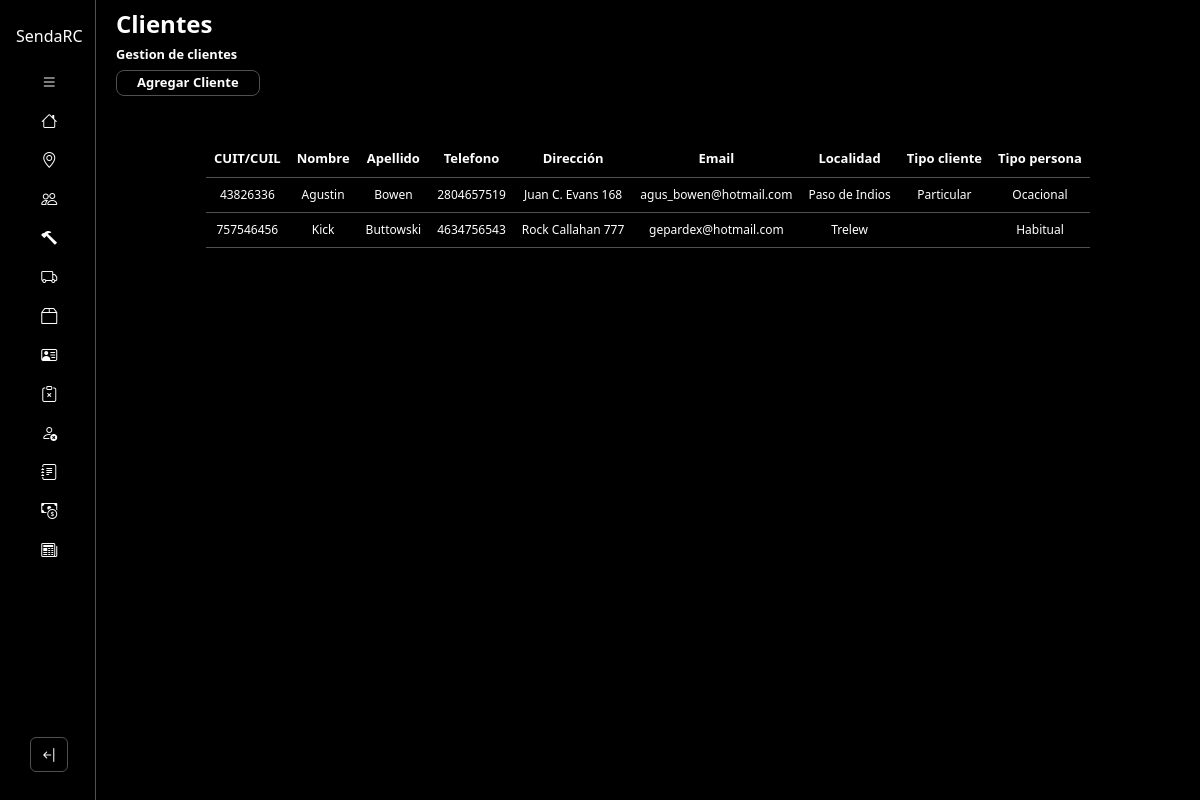
Page /gestionClientes/ on the earlier database version.
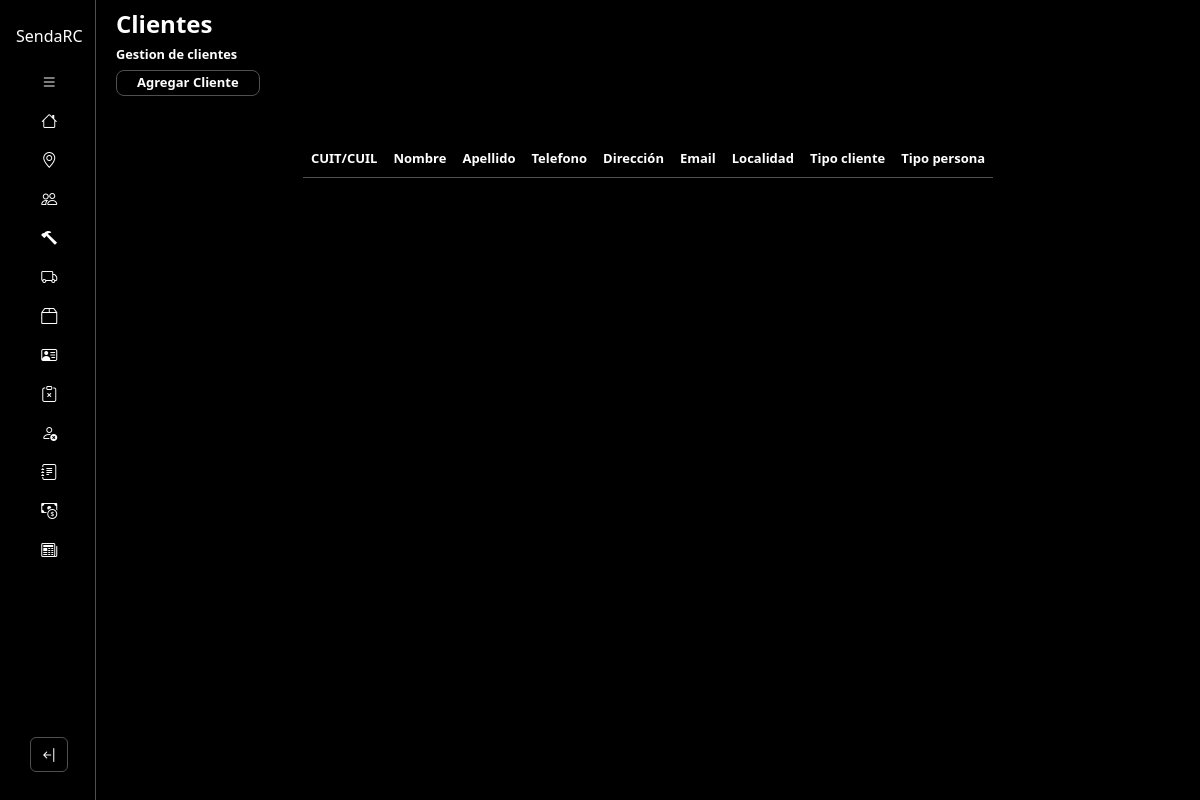
Same page on the later database version.
### core/models.py (models this page shows)
class Cliente(models.Model):
    TIPO = {
        (1, 'Ocacional'),
        (2, 'Habitual'),
    }
    TIPOPERSONA = {
        (1, 'Particular'),
        (2, 'Juridico')
    }
    nombre = models.CharField(max_length=50)
    apellido = models.CharField(max_length=50)
    direccion = models.CharField(max_length=50,default=' ')
    tipo = models.PositiveIntegerField(choices=TIPO)
    tipoPersona = models.PositiveIntegerField(choices=TIPO)
    cuil = models.IntegerField()
    telefono = models.IntegerField()
    email = models.EmailField(max_length=254)
    localidad = models.ForeignKey(Localidad, on_delete=models.DO_NOTHING)

class Localidad(models.Model):
    cp = models.IntegerField()
    nombre = models.CharField(max_length=100)

### core/views.py (the view)
# urls.py: path('gestionClientes/', gestionClientes, name = 'gestionClientes'),
def gestionClientes(request):
    clientes = Cliente.objects.all()
    return render(request, 'cliente/gestionClientes.html', {'clientes': clientes})

### core/templates/cliente/gestionClientes.html (shortened to what this page needs)
{% extends 'layouts/baseGestion.html' %}
{% load static %}
{% block title%}
    <h1>Clientes</h1>
    <h2>Gestion de clientes</h2>
    <a href="{% url 'altaCliente' %}" class="btn-agregarEntidad">Agregar Cliente</a>
{% endblock %}
{% block listado%}
    <div class="table-responsive rounded">
        <table class="table table-dark">
            <thead>
                <tr>
                    <th scope="col">CUIT/CUIL</th>
                    <th scope="col">Nombre</th>
                    <th scope="col">Apellido</th>
                    <th scope="col">Telefono</th>
                    <th scope="col">Dirección</th>
                    <th scope="col">Email</th>
                    <th scope="col">Localidad</th>
                    <th scope="col">Tipo cliente</th>
                    <th scope="col">Tipo persona</th>
                </tr>
                </thead>
            <tbody>
                {% for cliente in clientes %}
                    <tr class="fila-tabla">
                        <td scope="row">{{ cliente.cuil }}</td>
                        <td scope="row">{{ cliente.nombre }}</td>
                        <td scope="row">{{ cliente.apellido }}</td>
                        <td scope="row">{{ cliente.telefono }}</td>
                        <td scope="row">{{ cliente.direccion }}</td>
                        <td scope="row">{{ cliente.email }}</td>
                        <td scope="row">{{ cliente.localidad.nombre }}</td>
                        <td scope="row">{{ cliente.tipo }}</td>
                        <td scope="row">{{ cliente.tipoPersona }}</td>
                    </tr>
                {% endfor %}
            </tbody>
        </table>
    </div>
{% endblock %}

### SendaRC/templates/layouts/baseGestion.html (shortened to what this page needs)
{% extends 'layouts/baseInicio.html' %}
{% load static %}
{% block extracss %}
    <link href="{% static 'css/baseGestion.css' %}" rel="stylesheet"/>
{% endblock %}
{% block seccion-main %}
        <div class="seccion-cabecera">
            {% block title %}
            {% endblock %}
        </div>
        <div class="secccion-listado">
            {% block listado %}
            {% endblock %}
        </div>
{% endblock %}

### SendaRC/templates/layouts/baseInicio.html
{% extends 'layouts/base.html' %}
{% load static %}
{% block css %}
    <link href="{% static 'css/baseInicio.css' %}" rel="stylesheet" />
    {% block extracss %}{% endblock %}
{% endblock %}
{% block container %}
<main class="container-main">
    <aside class="nav-container">
        <nav class="navbar d-flex flex-column flex-shrink-0 bg-body-tertiary">
            <a href="/" class="d-block p-3 link-body-emphasis text-decoration-none" data-bs-toggle="tooltip"
                data-bs-placement="right" data-bs-original-title="Icon-only">
                <span class="icono-sendaRC">SendaRC</span>
            </a>
            <ul class="list-navbar nav nav-pills nav-flush flex-column mb-auto text-center">
                <li class="nav-item">
                    <a href="#" class="nav-link py-3 rounded-2" aria-current="page" data-bs-toggle="tooltip"
                        data-bs-placement="right" aria-label="open-bar" data-bs-original-title="open-bar">
                        <i class="bi bi-list"></i>
                    </a>
                </li>
                <li class="nav-item">
                    <a href="{% url 'home' %}" class="nav-link py-3 rounded-2" aria-current="page" data-bs-toggle="tooltip"
                        data-bs-placement="right" aria-label="Home" data-bs-original-title="Home">
                        <i class="bi bi-house"></i>
                    </a>
                </li>
                <li class="nav-item">
                    <a href="#" class="nav-link py-3 rounded-2" aria-current="page" data-bs-toggle="tooltip"
                        data-bs-placement="right" aria-label="Localidades" data-bs-original-title="Localidades">
                        <i class="bi bi-geo-alt"></i>
                    </a>
                </li>
                <li class="nav-item">
                    <a href="#" class="nav-link py-3 rounded-2" aria-current="page" data-bs-toggle="tooltip"
                        data-bs-placement="right" aria-label="Empleados" data-bs-original-title="Empleados">
                        <i class="bi bi-people"></i>
                    </a>
                </li>
                <li class="nav-item">
                    <a href="#" class="nav-link py-3 rounded-2" aria-current="page" data-bs-toggle="tooltip"
                        data-bs-placement="right" aria-label="Maquinarias" data-bs-original-title="Maquinarias">
                        <i class="bi bi-hammer"></i>
                    </a>
                </li>
                <li class="nav-item">
                    <a href="#" class="nav-link py-3 rounded-2" aria-current="page" data-bs-toggle="tooltip"
                        data-bs-placement="right" aria-label="TipoServicios" data-bs-original-title="TipoServicios">
                        <i class="bi bi-truck"></i>
                    </a>
                </li>
                <li class="nav-item">
                    <a href="{% url 'gestionInsumos' %}" class="nav-link py-3 rounded-2" aria-current="page" data-bs-toggle="tooltip"
                        data-bs-placement="right" aria-label="Insumos" data-bs-original-title="Insumos">
                        <i class="bi bi-box2"></i>
                    </a>
                </li>
                <li class="nav-item">
                    <a href="{% url 'gestionClientes' %}" class="nav-link py-3 rounded-2" aria-current="page" data-bs-toggle="tooltip"
                        data-bs-placement="right" aria-label="Clientes" data-bs-original-title="Clientes">
                        <i class="bi bi-person-vcard"></i>
                    </a>
                </li>
                <li class="nav-item">
                    <a href="#" class="nav-link py-3 rounded-2" aria-current="page" data-bs-toggle="tooltip"
                        data-bs-placement="right" aria-label="Reclamos" data-bs-original-title="Reclamos">
                        <i class="bi bi-clipboard-x"></i>
                    </a>
                </li>
                <li class="nav-item">
                    <a href="#" class="nav-link py-3 rounded-2" aria-current="page" data-bs-toggle="tooltip"
                        data-bs-placement="right" aria-label="Sanciones" data-bs-original-title="Sanciones">
                        <i class="bi bi-person-x"></i>
                    </a>
                </li>
                <li class="nav-item">
                    <a href="#" class="nav-link py-3 rounded-2" aria-current="page" data-bs-toggle="tooltip"
                        data-bs-placement="right" aria-label="Asistencias" data-bs-original-title="Asistencias">
                        <i class="bi bi-journal-text"></i>
                    </a>
                </li>
                <li class="nav-item">
                    <a href="#" class="nav-link py-3 rounded-2" aria-current="page" data-bs-toggle="tooltip"
                        data-bs-placement="right" aria-label="Presupuestos" data-bs-original-title="Presupuestos">
                        <i class="bi bi-cash-coin"></i>
                    </a>
                </li>
                <li class="nav-item">
                    <a href="#" class="nav-link py-3 rounded-2" aria-current="page" data-bs-toggle="tooltip"
                        data-bs-placement="right" aria-label="Facturas" data-bs-original-title="Facturas">
                        <i class="bi bi-newspaper"></i>
                    </a>
                </li>
            </ul>
            <div class="container-btn-cerrar-sesion">
                <button class="cerrar-sesion-btn btn btn-primary d-inline-flex align-items-center" type="button">
                    <i class="bi bi-arrow-bar-left"></i>
                </button>
            </div>
        </nav>
    </aside>
    <section class="container-seccion-main">
        {% block seccion-main %}
        {% endblock %}
    </section>
</main>
{% endblock %}

### SendaRC/templates/layouts/base.html (shortened to what this page needs)
{% load static %}
<!DOCTYPE html>
<html lang="en">
<head>
  <link href="{% static 'libs/bootstrap/css/bootstrap.min.css' %}" rel="stylesheet" />
  <link href="{% static 'css/base.css' %}" rel="stylesheet"/>
  <link rel="stylesheet" href="https://cdn.jsdelivr.net/npm/bootstrap-icons@1.11.1/font/bootstrap-icons.css">
  {% block css %}{% endblock %}
</head>
<body>
  {% block container %}
  {% endblock %}
</body>
</html>

### static/css/base.css (style rules this page uses)
* { margin: 0; padding: 0; box-sizing: border-box; }
body { background-color: black; }

### static/css/baseInicio.css (style rules this page uses)
.container-main { display: flex; width: 100%; height: 100%; }
.container-seccion-main { width: 100%; height: 100vh; }
.nav-container { min-width: 8%; height: 100vh; border-right: 1px solid #505050; }
.navbar { background-color: black !important; height: 100%; }
.nav-link { width: 38px !important; height: 35px !important; display: flex; justify-content: center; align-items: center; color: white; }
.list-navbar { gap: 4px; }
.container-btn-cerrar-sesion > button { width: 38px !important; height: 35px !important; background-color: black; border: 1px solid #505050; display: flex; justify-content: center; align-items: center; color: white; margin-bottom: 20px; }
.icono-sendaRC { color: white; }

### static/css/baseGestion.css (style rules this page uses)
.seccion-cabecera { color: #FFF; width: 100%; height: 12%; padding-left: 20px; padding-top: 10px; display: flex; flex-direction: column; align-items: start; }
.seccion-cabecera > h1 { font-size: 1.5rem; font-weight: 600; }
.seccion-cabecera > h2 { font-size: 0.8rem; font-weight: 600; }
.secccion-listado { height: 88%; display: flex; padding-top: 45px; justify-content: center; }
.table>tbody>tr:nth-child(odd)>td, .table>thead>tr:nth-child(odd)>th { background-color: #000; }
.table { text-align: center; }
.table thead { font-size: 13px; }
.seccion-cabecera > a { color: #FFF; font-size: 13px; border-radius: 8px; text-decoration: none; font-weight: 600; border: 1px solid #505050; padding-inline: 20px; padding-block: 2px; background-color: #000; }

Differences in the rows shown:
removed Cliente: cuil "43826336", nombre "Agustin", apellido "Bowen", telefono "2804657519", direccion "Juan C. Evans 168", email "agus_bowen@hotmail.com", localidad.nombre "Paso de Indios", tipo "Particular", tipoPersona "Ocacional"
removed Cliente: cuil "757546456", nombre "Kick", apellido "Buttowski", telefono "4634756543", direccion "Rock Callahan 777", email "gepardex@hotmail.com", localidad.nombre "Trelew", tipoPersona "Habitual"
